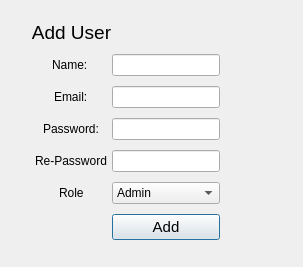
<?xml version="1.0" encoding="UTF-8"?>
<ui version="4.0">
 <class>AddUser</class>
 <widget class="QDialog" name="AddUser">
  <property name="geometry">
   <rect>
    <x>0</x>
    <y>0</y>
    <width>303</width>
    <height>267</height>
   </rect>
  </property>
  <property name="windowTitle">
   <string>Dialog</string>
  </property>
  <layout class="QFormLayout" name="formLayout">
   <item row="0" column="0">
    <layout class="QFormLayout" name="sensor">
     <property name="fieldGrowthPolicy">
      <enum>QFormLayout::AllNonFixedFieldsGrow</enum>
     </property>
     <property name="labelAlignment">
      <set>Qt::AlignCenter</set>
     </property>
     <property name="formAlignment">
      <set>Qt::AlignLeading|Qt::AlignLeft|Qt::AlignTop</set>
     </property>
     <property name="horizontalSpacing">
      <number>0</number>
     </property>
     <property name="verticalSpacing">
      <number>10</number>
     </property>
     <property name="leftMargin">
      <number>20</number>
     </property>
     <property name="topMargin">
      <number>10</number>
     </property>
     <property name="rightMargin">
      <number>30</number>
     </property>
     <property name="bottomMargin">
      <number>10</number>
     </property>
     <item row="0" column="0">
      <widget class="QLabel" name="TitleForm">
       <property name="sizePolicy">
        <sizepolicy hsizetype="Preferred" vsizetype="Preferred">
         <horstretch>0</horstretch>
         <verstretch>0</verstretch>
        </sizepolicy>
       </property>
       <property name="minimumSize">
        <size>
         <width>0</width>
         <height>0</height>
        </size>
       </property>
       <property name="font">
        <font>
         <family>MS Shell Dlg 2</family>
         <pointsize>14</pointsize>
         <weight>9</weight>
         <italic>false</italic>
         <bold>false</bold>
        </font>
       </property>
       <property name="layoutDirection">
        <enum>Qt::LeftToRight</enum>
       </property>
       <property name="styleSheet">
        <string notr="true">font: 75 14pt &quot;MS Shell Dlg 2&quot;;
</string>
       </property>
       <property name="text">
        <string>Add User</string>
       </property>
       <property name="alignment">
        <set>Qt::AlignCenter</set>
       </property>
       <property name="margin">
        <number>10</number>
       </property>
      </widget>
     </item>
     <item row="1" column="0">
      <widget class="QLabel" name="oid">
       <property name="styleSheet">
        <string notr="true">
font: 75 11pt &quot;Times New Roman&quot;;</string>
       </property>
       <property name="text">
        <string>Name: </string>
       </property>
      </widget>
     </item>
     <item row="1" column="1">
      <widget class="QLineEdit" name="le_name"/>
     </item>
     <item row="2" column="0">
      <widget class="QLabel" name="name">
       <property name="text">
        <string>Email:</string>
       </property>
      </widget>
     </item>
     <item row="2" column="1">
      <widget class="QLineEdit" name="le_mail"/>
     </item>
     <item row="3" column="0">
      <widget class="QLabel" name="maxValue">
       <property name="text">
        <string>Password:</string>
       </property>
      </widget>
     </item>
     <item row="3" column="1">
      <widget class="QLineEdit" name="le_pwd"/>
     </item>
     <item row="4" column="0">
      <widget class="QLabel" name="minValue">
       <property name="text">
        <string>Re-Password</string>
       </property>
      </widget>
     </item>
     <item row="4" column="1">
      <widget class="QLineEdit" name="le_repwd"/>
     </item>
     <item row="5" column="0">
      <widget class="QLabel" name="Color">
       <property name="text">
        <string>Role</string>
       </property>
      </widget>
     </item>
     <item row="6" column="1">
      <widget class="QPushButton" name="BtnAddSensor">
       <property name="font">
        <font>
         <family>MS Shell Dlg 2</family>
         <pointsize>11</pointsize>
         <weight>50</weight>
         <italic>false</italic>
         <bold>false</bold>
        </font>
       </property>
       <property name="text">
        <string>Add</string>
       </property>
      </widget>
     </item>
     <item row="5" column="1">
      <widget class="QComboBox" name="cb_role">
       <item>
        <property name="text">
         <string>Admin</string>
        </property>
       </item>
       <item>
        <property name="text">
         <string>User</string>
        </property>
       </item>
      </widget>
     </item>
    </layout>
   </item>
  </layout>
 </widget>
 <resources/>
 <connections/>
</ui>
